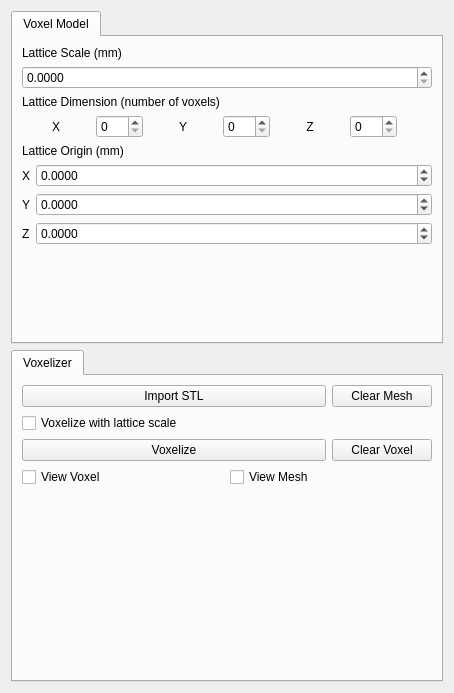
<?xml version="1.0" encoding="UTF-8"?>
<ui version="4.0">
 <class>WorkspaceDialog</class>
 <widget class="QWidget" name="WorkspaceDialog">
  <property name="geometry">
   <rect>
    <x>0</x>
    <y>0</y>
    <width>454</width>
    <height>693</height>
   </rect>
  </property>
  <property name="sizePolicy">
   <sizepolicy hsizetype="Preferred" vsizetype="Preferred">
    <horstretch>0</horstretch>
    <verstretch>0</verstretch>
   </sizepolicy>
  </property>
  <property name="windowTitle">
   <string>Workspace</string>
  </property>
  <layout class="QVBoxLayout" name="verticalLayout_6">
   <item>
    <widget class="QTabWidget" name="CustomSettings">
     <property name="sizePolicy">
      <sizepolicy hsizetype="MinimumExpanding" vsizetype="Expanding">
       <horstretch>0</horstretch>
       <verstretch>0</verstretch>
      </sizepolicy>
     </property>
     <property name="currentIndex">
      <number>0</number>
     </property>
     <widget class="QWidget" name="VoxelTab">
      <attribute name="title">
       <string>Voxel Model</string>
      </attribute>
      <layout class="QVBoxLayout" name="verticalLayout_4">
       <item>
        <widget class="QLabel" name="label_2">
         <property name="text">
          <string>Lattice Scale (mm)</string>
         </property>
        </widget>
       </item>
       <item>
        <widget class="QDoubleSpinBox" name="LatticeDim_Spin">
         <property name="sizePolicy">
          <sizepolicy hsizetype="Minimum" vsizetype="Fixed">
           <horstretch>0</horstretch>
           <verstretch>0</verstretch>
          </sizepolicy>
         </property>
         <property name="decimals">
          <number>4</number>
         </property>
         <property name="maximum">
          <double>100.000000000000000</double>
         </property>
         <property name="singleStep">
          <double>0.010000000000000</double>
         </property>
        </widget>
       </item>
       <item>
        <widget class="QLabel" name="label">
         <property name="text">
          <string>Lattice Dimension (number of voxels)</string>
         </property>
        </widget>
       </item>
       <item>
        <layout class="QHBoxLayout" name="horizontalLayout">
         <item>
          <widget class="QLabel" name="XV_Label">
           <property name="sizePolicy">
            <sizepolicy hsizetype="Fixed" vsizetype="Preferred">
             <horstretch>0</horstretch>
             <verstretch>0</verstretch>
            </sizepolicy>
           </property>
           <property name="text">
            <string>X</string>
           </property>
           <property name="alignment">
            <set>Qt::AlignCenter</set>
           </property>
          </widget>
         </item>
         <item>
          <widget class="QSpinBox" name="XV_Spin">
           <property name="sizePolicy">
            <sizepolicy hsizetype="Fixed" vsizetype="Fixed">
             <horstretch>0</horstretch>
             <verstretch>0</verstretch>
            </sizepolicy>
           </property>
           <property name="maximum">
            <number>999</number>
           </property>
          </widget>
         </item>
         <item>
          <widget class="QLabel" name="YV_Label">
           <property name="sizePolicy">
            <sizepolicy hsizetype="Fixed" vsizetype="Preferred">
             <horstretch>0</horstretch>
             <verstretch>0</verstretch>
            </sizepolicy>
           </property>
           <property name="text">
            <string>Y</string>
           </property>
           <property name="alignment">
            <set>Qt::AlignCenter</set>
           </property>
          </widget>
         </item>
         <item>
          <widget class="QSpinBox" name="YV_Spin">
           <property name="sizePolicy">
            <sizepolicy hsizetype="Fixed" vsizetype="Fixed">
             <horstretch>0</horstretch>
             <verstretch>0</verstretch>
            </sizepolicy>
           </property>
           <property name="maximum">
            <number>999</number>
           </property>
          </widget>
         </item>
         <item>
          <widget class="QLabel" name="ZV_Label">
           <property name="sizePolicy">
            <sizepolicy hsizetype="Fixed" vsizetype="Preferred">
             <horstretch>0</horstretch>
             <verstretch>0</verstretch>
            </sizepolicy>
           </property>
           <property name="text">
            <string>Z</string>
           </property>
           <property name="alignment">
            <set>Qt::AlignCenter</set>
           </property>
          </widget>
         </item>
         <item>
          <widget class="QSpinBox" name="ZV_Spin">
           <property name="sizePolicy">
            <sizepolicy hsizetype="Fixed" vsizetype="Fixed">
             <horstretch>0</horstretch>
             <verstretch>0</verstretch>
            </sizepolicy>
           </property>
           <property name="maximum">
            <number>999</number>
           </property>
          </widget>
         </item>
        </layout>
       </item>
       <item>
        <widget class="QLabel" name="label_3">
         <property name="text">
          <string>Lattice Origin (mm)</string>
         </property>
        </widget>
       </item>
       <item>
        <layout class="QHBoxLayout" name="horizontalLayout_7">
         <item>
          <widget class="QLabel" name="OriginX_Label">
           <property name="sizePolicy">
            <sizepolicy hsizetype="Fixed" vsizetype="Preferred">
             <horstretch>0</horstretch>
             <verstretch>0</verstretch>
            </sizepolicy>
           </property>
           <property name="text">
            <string>X</string>
           </property>
          </widget>
         </item>
         <item>
          <widget class="QDoubleSpinBox" name="OriginX_Spin">
           <property name="sizePolicy">
            <sizepolicy hsizetype="Minimum" vsizetype="Fixed">
             <horstretch>0</horstretch>
             <verstretch>0</verstretch>
            </sizepolicy>
           </property>
           <property name="decimals">
            <number>4</number>
           </property>
           <property name="minimum">
            <double>-1000.000000000000000</double>
           </property>
           <property name="maximum">
            <double>1000.000000000000000</double>
           </property>
           <property name="singleStep">
            <double>0.010000000000000</double>
           </property>
          </widget>
         </item>
        </layout>
       </item>
       <item>
        <layout class="QHBoxLayout" name="horizontalLayout_7">
         <item>
          <widget class="QLabel" name="OriginY_Label">
           <property name="sizePolicy">
            <sizepolicy hsizetype="Fixed" vsizetype="Preferred">
             <horstretch>0</horstretch>
             <verstretch>0</verstretch>
            </sizepolicy>
           </property>
           <property name="text">
            <string>Y</string>
           </property>
          </widget>
         </item>
         <item>
          <widget class="QDoubleSpinBox" name="OriginY_Spin">
           <property name="sizePolicy">
            <sizepolicy hsizetype="Minimum" vsizetype="Fixed">
             <horstretch>0</horstretch>
             <verstretch>0</verstretch>
            </sizepolicy>
           </property>
           <property name="decimals">
            <number>4</number>
           </property>
           <property name="minimum">
            <double>-1000.000000000000000</double>
           </property>
           <property name="maximum">
            <double>1000.000000000000000</double>
           </property>
           <property name="singleStep">
            <double>0.010000000000000</double>
           </property>
          </widget>
         </item>
        </layout>
       </item>
       <item>
        <layout class="QHBoxLayout" name="horizontalLayout_7">
         <item>
          <widget class="QLabel" name="OriginZ_Label">
           <property name="sizePolicy">
            <sizepolicy hsizetype="Fixed" vsizetype="Preferred">
             <horstretch>0</horstretch>
             <verstretch>0</verstretch>
            </sizepolicy>
           </property>
           <property name="text">
            <string>Z</string>
           </property>
          </widget>
         </item>
         <item>
          <widget class="QDoubleSpinBox" name="OriginZ_Spin">
           <property name="sizePolicy">
            <sizepolicy hsizetype="Minimum" vsizetype="Fixed">
             <horstretch>0</horstretch>
             <verstretch>0</verstretch>
            </sizepolicy>
           </property>
           <property name="decimals">
            <number>4</number>
           </property>
           <property name="minimum">
            <double>-1000.000000000000000</double>
           </property>
           <property name="maximum">
            <double>1000.000000000000000</double>
           </property>
           <property name="singleStep">
            <double>0.010000000000000</double>
           </property>
          </widget>
         </item>
        </layout>
       </item>
       <item>
        <spacer name="verticalSpacer_2">
         <property name="orientation">
          <enum>Qt::Vertical</enum>
         </property>
         <property name="sizeHint" stdset="0">
          <size>
           <width>20</width>
           <height>41</height>
          </size>
         </property>
        </spacer>
       </item>
      </layout>
     </widget>
    </widget>
   </item>
   <item>
    <widget class="QTabWidget" name="tabProperties">
     <property name="tabPosition">
      <enum>QTabWidget::North</enum>
     </property>
     <property name="currentIndex">
      <number>0</number>
     </property>
     <widget class="QWidget" name="VoxelizerTab">
      <attribute name="title">
       <string>Voxelizer</string>
      </attribute>
      <layout class="QVBoxLayout" name="verticalLayout_23">
       <item>
        <layout class="QHBoxLayout" name="horizontalLayout_4">
         <item>
          <widget class="QPushButton" name="ImportMeshButton">
           <property name="text">
            <string>Import STL</string>
           </property>
          </widget>
         </item>
         <item>
          <widget class="QPushButton" name="ClearMeshButton">
           <property name="maximumSize">
            <size>
             <width>100</width>
             <height>16777215</height>
            </size>
           </property>
           <property name="text">
            <string>Clear Mesh</string>
           </property>
          </widget>
         </item>
        </layout>
       </item>
       <item>
        <layout class="QHBoxLayout" name="horizontalLayout_15">
         <item>
          <layout class="QVBoxLayout" name="verticalLayout_10">
           <property name="spacing">
            <number>10</number>
           </property>
           <item>
            <widget class="QCheckBox" name="VoxelizeUnitCheck">
             <property name="text">
              <string>Voxelize with lattice scale</string>
             </property>
            </widget>
           </item>
          </layout>
         </item>
        </layout>
       </item>
       <item>
        <layout class="QHBoxLayout" name="horizontalLayout_14">
         <item>
          <widget class="QPushButton" name="VoxelizeButton">
           <property name="sizePolicy">
            <sizepolicy hsizetype="Minimum" vsizetype="Fixed">
             <horstretch>0</horstretch>
             <verstretch>0</verstretch>
            </sizepolicy>
           </property>
           <property name="maximumSize">
            <size>
             <width>16777215</width>
             <height>16777215</height>
            </size>
           </property>
           <property name="layoutDirection">
            <enum>Qt::LeftToRight</enum>
           </property>
           <property name="text">
            <string>Voxelize</string>
           </property>
          </widget>
         </item>
         <item>
          <widget class="QPushButton" name="ClearVoxelButton">
           <property name="maximumSize">
            <size>
             <width>100</width>
             <height>16777215</height>
            </size>
           </property>
           <property name="text">
            <string>Clear Voxel</string>
           </property>
          </widget>
         </item>
        </layout>
       </item>
       <item>
        <layout class="QHBoxLayout" name="horizontalLayout_6">
         <item>
          <widget class="QCheckBox" name="CheckVoxel">
           <property name="text">
            <string>View Voxel</string>
           </property>
          </widget>
         </item>
         <item>
          <widget class="QCheckBox" name="CheckMesh">
           <property name="text">
            <string>View Mesh</string>
           </property>
          </widget>
         </item>
        </layout>
       </item>
       <item>
        <spacer name="verticalSpacer_3">
         <property name="orientation">
          <enum>Qt::Vertical</enum>
         </property>
         <property name="sizeHint" stdset="0">
          <size>
           <width>20</width>
           <height>40</height>
          </size>
         </property>
        </spacer>
       </item>
      </layout>
     </widget>
    </widget>
   </item>
  </layout>
 </widget>
 <resources/>
 <connections/>
</ui>
